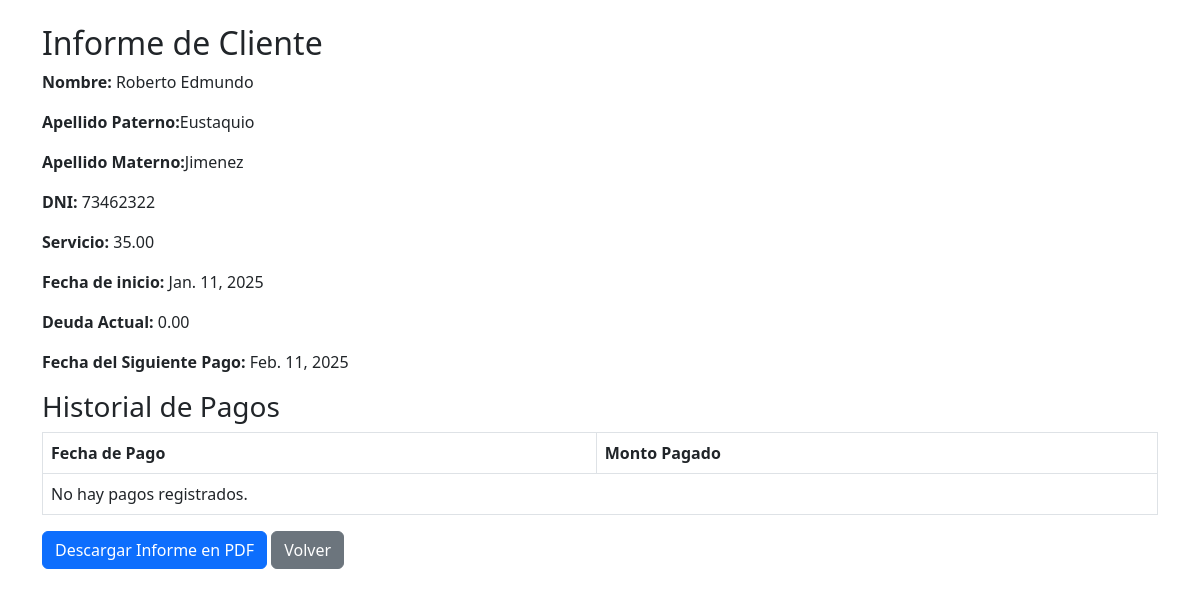
The page /informe/5/ on the database its author committed.
### app/models.py (models this page shows, shortened)
class Cliente(models.Model):
    SERVICIO_CHOICES = [
        (30, "30"),
        (35, "35"),
        (40, "40"),
        (45, "45"),
        (50, "50"),
        (55, "55"),
    ]
    nombre = models.CharField(max_length=100)
    apellido_paterno = models.CharField(max_length=100)
    apellido_materno = models.CharField(max_length=100)
    dni = models.CharField(max_length=8, unique=True)
    servicio = models.DecimalField(max_digits=5, decimal_places=2, choices=SERVICIO_CHOICES)
    fecha_inicio = models.DateField()
    direccion = models.TextField()
    def deuda_actual(self):
        meses_transcurridos = (date.today().year - self.fecha_inicio.year) * 12 + (date.today().month - self.fecha_inicio.month)
        pagos_realizados = self.pago_set.aggregate(models.Sum('monto_pagado'))['monto_pagado__sum'] or 0
        deuda_total = meses_transcurridos * (self.servicio) - pagos_realizados
        return  max(deuda_total, 0)
    def siguiente_pago(self):
        meses_transcurridos = (date.today().year - self.fecha_inicio.year) * 12 + (date.today().month - self.fecha_inicio.month)
        return self.fecha_inicio + timedelta(days=31 * (meses_transcurridos + 1))

### app/views.py (the view)
# urls.py: path('informe/<int:pk>/', views.ver_informe, name='ver_informe'),
def ver_informe(request, pk):
    cliente = get_object_or_404(Cliente, pk=pk)
    pagos = cliente.pago_set.all()
    deuda_actual = cliente.deuda_actual()
    siguiente_pago = cliente.siguiente_pago()
    return render(request, 'ver_informe.html', {
        'cliente': cliente,
        'pagos': pagos,
        'deuda_actual': deuda_actual,
        'siguiente_pago': siguiente_pago,
    })

### app/templates/ver_informe.html
{% extends 'base.html' %}
{% block content %}
<h2>Informe de Cliente</h2>
<p><strong>Nombre:</strong> {{ cliente.nombre }}</p>
<p><strong>Apellido Paterno:</strong>{{ cliente.apellido_paterno }}</p>
<p><strong>Apellido Materno:</strong>{{ cliente.apellido_materno }}</p>
<p><strong>DNI:</strong> {{ cliente.dni }}</p>
<p><strong>Servicio:</strong> {{ cliente.servicio }}</p>
<p><strong>Fecha de inicio:</strong> {{ cliente.fecha_inicio }}</p>
<p><strong>Deuda Actual:</strong> {{ deuda_actual }}</p>
<p><strong>Fecha del Siguiente Pago:</strong> {{ siguiente_pago }}</p>
<h3>Historial de Pagos</h3>
<table class="table table-bordered">
    <thead>
        <tr>
            <th>Fecha de Pago</th>
            <th>Monto Pagado</th>
        </tr>
    </thead>
    <tbody>
        {% for pago in pagos %}
        <tr>
            <td>{{ pago.fecha_pago }}</td>
            <td>{{ pago.monto_pagado }}</td>
        </tr>
        {% empty %}
        <tr>
            <td colspan="2">No hay pagos registrados.</td>
        </tr>
        {% endfor %}
    </tbody>
</table>
<a href="{% url 'descargar_informe_pdf' cliente.id %}" class="btn btn-primary">Descargar Informe en PDF</a>
<a href="{% url 'listar_clientes' %}" class="btn btn-secondary">Volver</a>
{% endblock %}

### rows shown on the page
Cliente: nombre "Roberto Edmundo", apellido_paterno "Eustaquio", apellido_materno "Jimenez", dni "73462322", servicio "35.00", fecha_inicio "Jan. 11, 2025"

### other values the page prints
{{ deuda_actual }} "0.00"
{{ siguiente_pago }} "Feb. 11, 2025"
